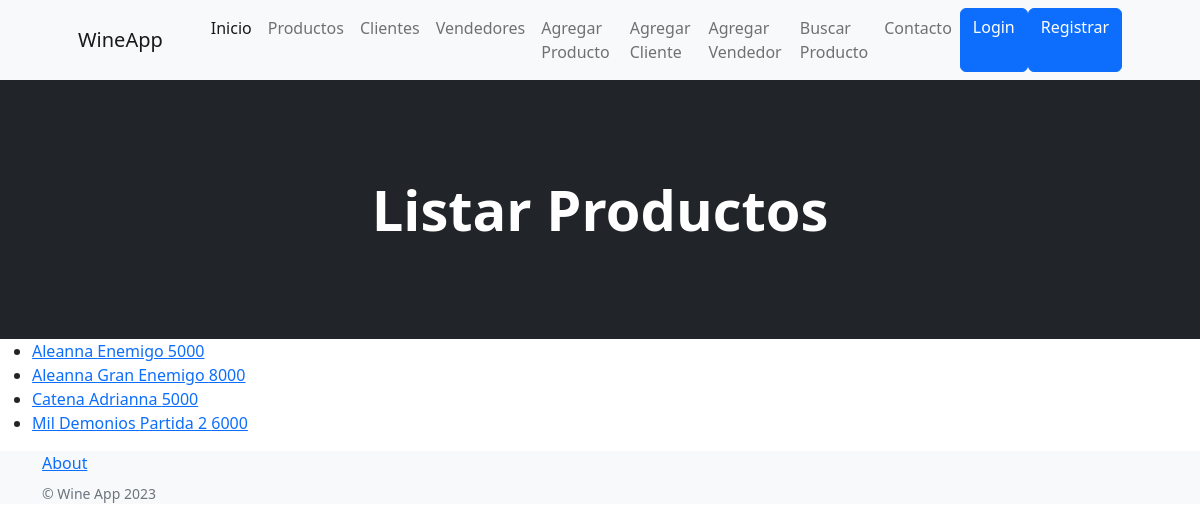
The app's page /wine_app/listar_productos, older data.
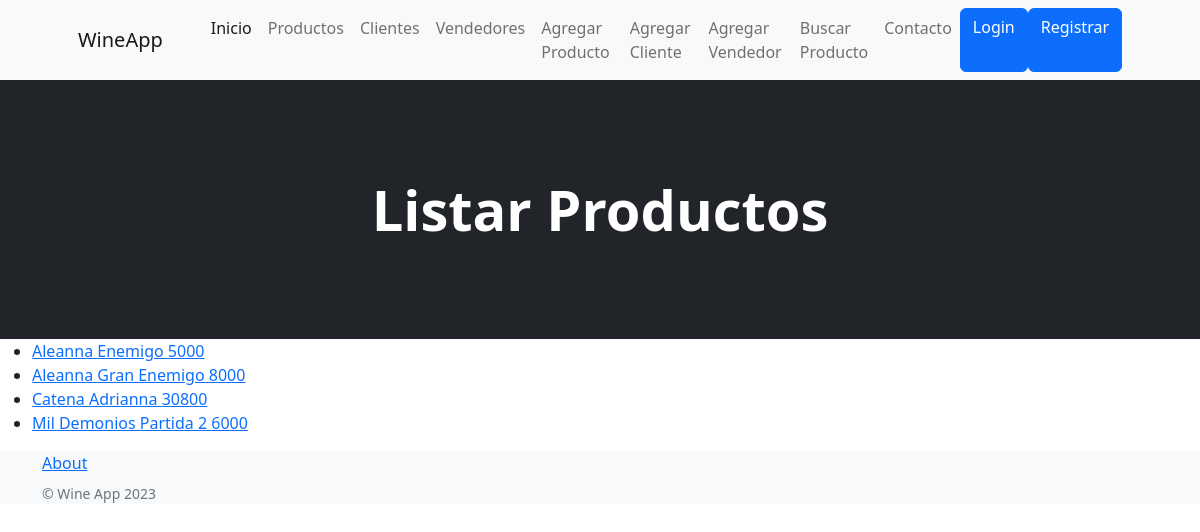
The same page, newer data.
### wine_app/models.py (models this page shows, shortened)
class Productos(models.Model):
    bodega = models.CharField(max_length=40)
    etiqueta = models.CharField(max_length=40)
    precio = models.IntegerField()
    detalle = models.TextField()
    class Meta():
        verbose_name = 'Producto'
        verbose_name_plural = 'Productos'
        ordering = ('bodega',)
        unique_together = ('bodega', 'etiqueta')

### wine_app/views.py (the view)
# urls.py: path('listar_productos', listar_productos, name='listar_productos'),
def listar_productos(req):
    lista = Productos.objects.all()
    return render(req, "listar_productos.html", {"listar_productos": lista})

### wine_app/templates/listar_productos.html (shortened to what this page needs)
{% extends 'padre.html' %}
{% block cambioCenter %}
<header class="bg-dark py-5">
    <div class="container px-4 px-lg-5 my-5">
        <div class="text-center text-white">
            <h1 class="display-4 fw-bolder">Listar Productos</h1>
        </div>
    </div>
</header>
{% endblock cambioCenter %}
{% block contenidoQueCambia %}
<body>
    <ul>
        {% for producto in listar_productos %}
            <li>
                <a href="{% url 'detalles_producto' producto.id %}">
                    {{ producto.bodega }} {{ producto.etiqueta }} {{ producto.precio }}
                </a>
            </li>
        {% endfor %}
    </ul>
</body>
{% endblock contenidoQueCambia %}

### wine_app/templates/padre.html (shortened to what this page needs)
<!DOCTYPE html>
<html lang="en">
    </html>
        <head>
        {% load static %}
        <link href="https://cdn.jsdelivr.net/npm/bootstrap-icons@1.5.0/font/bootstrap-icons.css" rel="stylesheet" />
        <link href="{% static 'css/styles.css' %}" rel="stylesheet" />
    </head>
    <body>
        {% include 'navbar.html'%}
        {% block cambioCenter %}
        {% endblock cambioCenter %}
        {% block contenidoQueCambia %}
        {% endblock contenidoQueCambia %}
        <footer class="footer bg-light" style="position: relative;">
            <div class="container">
                <div class="row">
                    <div class="col-lg-6 h-100 text-center text-lg-start my-auto">
                        <ul class="list-inline mb-2">
                            <li class="list-inline-item"><a href="{% url 'about' %}">About</a></li>
                        </ul>
                        <p class="text-muted small mb-4 mb-lg-0">&copy; Wine App 2023</p>
                    </div>
                </div>
            </div>
        </footer>
    </body>
</html>

### wine_app/templates/navbar.html (shortened to what this page needs)
<nav class="navbar navbar-expand-lg navbar-light bg-light">
    <div class="container px-4 px-lg-5">
        <a class="navbar-brand" href="/wine_app/inicio">WineApp</a>
        <div class="collapse navbar-collapse" id="navbarSupportedContent">
            <ul class="navbar-nav me-auto mb-2 mb-lg-0 ms-lg-4">
                <li class="nav-item"><a class="nav-link active" aria-current="page" href="/wine_app/inicio">Inicio</a></li>
                <li class="nav-item"><a class="nav-link" href="{% url 'listar_productos' %}">Productos</a></li>
                <li class="nav-item"><a class="nav-link" href="{% url 'listar_clientes' %}">Clientes</a></li>
                <li class="nav-item"><a class="nav-link" href="{% url 'listar_vendedores' %}">Vendedores</a></li>
                <li class="nav-item"><a class="nav-link" href="{% url 'agregar_producto' %}">Agregar Producto</a></li>
                <li class="nav-item"><a class="nav-link" href="{% url 'agregar_cliente' %}">Agregar Cliente</a></li>
                <li class="nav-item"><a class="nav-link" href="{% url 'agregar_vendedor' %}">Agregar Vendedor</a></li>
                <li class="nav-item"><a class="nav-link" href="{% url 'busquedaProducto' %}">Buscar Producto</a></li>
                <li class="nav-item"><a class="nav-link" href="{% url 'contacto' %}">Contacto</a></li>
                {% if user.is_authenticated %}
                    {% if url_avatar %}
                    <img src="{{url_avatar}}" height="65px" alt="avatar">
                    {% endif %}
                    <p>Bienvenido {{user.username}} </p>
                <a class="btn btn-primary" href="{% url 'Logout' %}">Logout</a>
                {% else %}  <a class="btn btn-primary" href="{% url 'Login' %}">Login</a>
                            <a class="btn btn-primary" href="{% url 'Registrar' %}">Registrar</a>
                {% endif %}
                    </ul>
        </div>
    </div>
</nav>

Row changes from the older to the newer data that the page shows:
changed Productos "Catena": precio "5000" → "30800"
